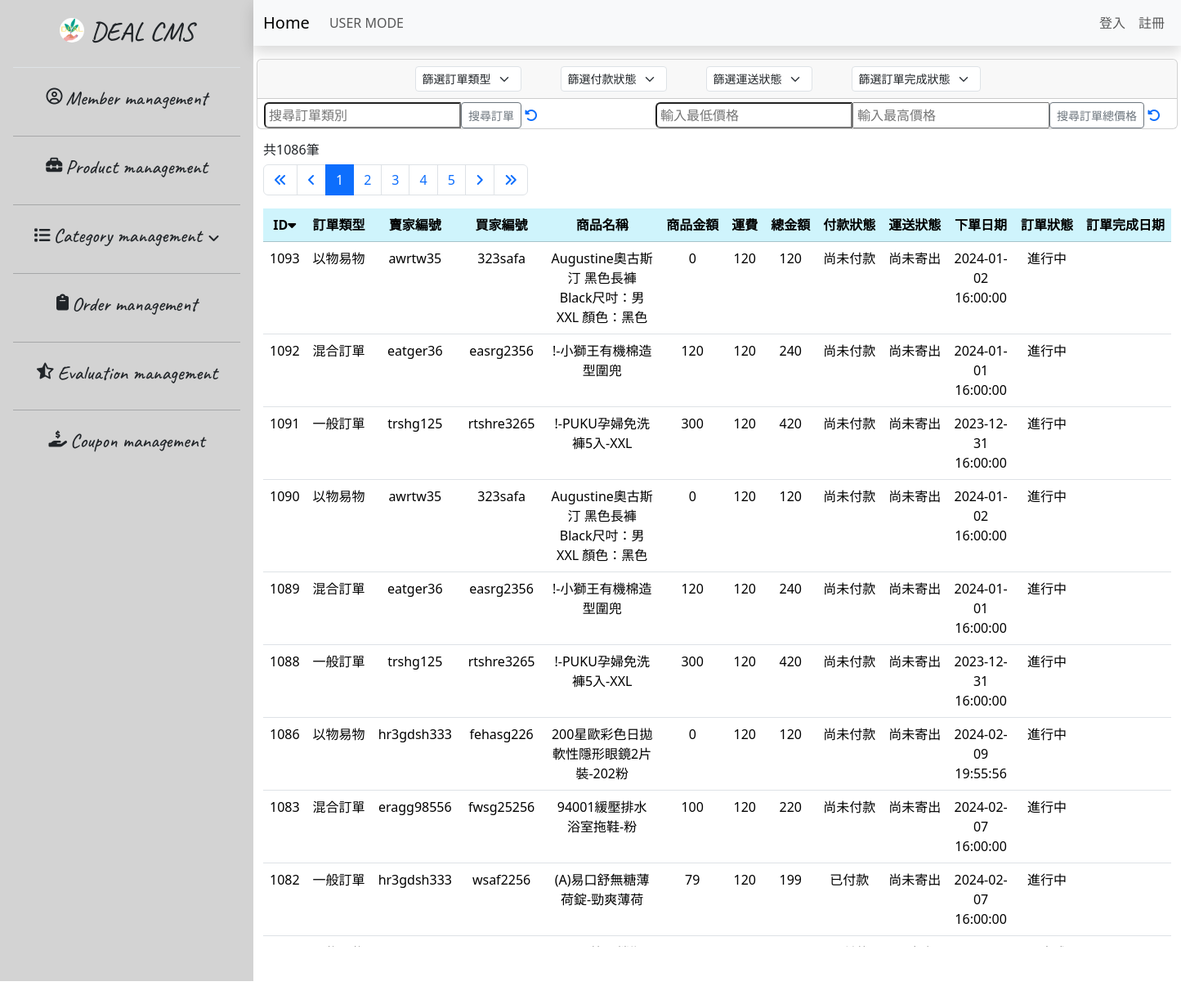
/41.order_list-no-admin.php, run on the app's committed database.
### tables this page shows
CREATE TABLE `orders` (
  `id` int NOT NULL,
  `order_type` varchar(10) NOT NULL,
  `seller_id` varchar(20) NOT NULL,
  `buyer_id` varchar(20) NOT NULL,
  `product_id` int NOT NULL,
  `shipment_fee` int NOT NULL,
  `payment_status` varchar(10) NOT NULL,
  `shipment_status` varchar(10) NOT NULL,
  `order_date` timestamp NOT NULL DEFAULT CURRENT_TIMESTAMP,
  `complete_status` varchar(10) NOT NULL,
  `complete_date` varchar(30) DEFAULT NULL
);

CREATE TABLE `products` (
  `id` int NOT NULL,
  `seller_id` varchar(20) NOT NULL,
  `main_category` int NOT NULL,
  `sub_category` varchar(20) NOT NULL,
  `product_photos` varchar(300) NOT NULL,
  `product_name` varchar(60) NOT NULL,
  `product_price` int NOT NULL,
  `product_quantity` int NOT NULL,
  `product_intro` varchar(500) DEFAULT NULL,
  `carbon_points_available` int NOT NULL,
  `created_at` timestamp NOT NULL DEFAULT CURRENT_TIMESTAMP,
  `edit_new` timestamp NOT NULL DEFAULT CURRENT_TIMESTAMP,
  `status_now` varchar(10) NOT NULL
);

### 41.order_list-no-admin.php (the view, shortened to what this page needs)
<?php
require __DIR__ . '/0.parts/pdo-connect.php';
$page = isset($_GET['page']) ? intval($_GET['page']) : 1;
$perPage = 25;
$t_sql = "SELECT COUNT(1) FROM orders";
$totalRows = $pdo->query($t_sql)->fetch(PDO::FETCH_NUM)[0];
$totalPages = ceil($totalRows / $perPage);
if ($totalRows) {
    $sql = sprintf("SELECT orders.id, order_type, orders.seller_id, buyer_id, product_id, shipment_fee, payment_status, shipment_status, order_date, complete_status, complete_date, product_name, product_price FROM orders JOIN products ON orders.product_id = products.id ORDER BY id DESC LIMIT %s, %s", ($page - 1) * $perPage, $perPage);
    $rows = $pdo->query($sql)->fetchAll();
}
?>
<?php include __DIR__ . '/0.parts/html-head.php' ?>
<?php include __DIR__ . '/0.parts/sidebar.php' ?>
<div class="container-fluid px-0 mx-0">
    <?php include __DIR__ . '/0.parts/navbar.40_order.php' ?>
    <div class="container-fluid table-bordered table-striped overflow-auto">
        <div class="row mt-3">
            <div class="col">
                <h6>共<?= $totalRows ?>筆</h6>
                <nav aria-label="Page navigation example">
                    <ul class="pagination">
                        <li class="page-item">
                            <a class="page-link" href="?page=1">
                                <i class="fa-solid fa-angles-left"></i>
                            </a>
                        </li>
                        <li class="page-item">
                            <a class="page-link" href="?page=<?= $page != 1 ? $page - 1 : 1 ?>">
                                <i class="fa-solid fa-angle-left"></i>
                            </a>
                        </li>
                        <?php $visiblePageRange = 5;
                        $startPage = max(1, $page - floor($visiblePageRange / 2));
                        $endPage = min($totalPages, $startPage + $visiblePageRange - 1); ?>
                        <?php for ($i = $startPage; $i <= $endPage; $i++) : ?>
                            <li class="page-item <?= $page == $i ? 'active' : '' ?>">
                                <a class="page-link" href="?page=<?= $i ?>"><?= $i ?></a>
                            </li>
                        <?php endfor ?>
                        <li class="page-item">
                            <a class="page-link" href="?page=<?= $page != 45 ? $page + 1 : 45 ?>">
                                <i class="fa-solid fa-angle-right"></i>
                            </a>
                        </li>
                        <li class="page-item">
                            <a class="page-link" href="?page=45">
                                <i class="fa-solid fa-angles-right"></i>
                            </a>
                        </li>
                    </ul>
                </nav>
            </div>
        </div>
        <div class="row">
            <div class="col">
                <table id="myTable" class="table table-hover sortable-table">
                    <thead>
                        <tr class="table-info text-center">
                            <th>ID<i id="sortIcon" class="fa-solid fa-caret-down" onclick="sortTable()" title="變更排序"></th>
                            <th class="text-nowrap">訂單類型</th>
                            <th>賣家編號</th>
                            <th>買家編號</th>
                            <th>商品名稱</th>
                            <th class="text-nowrap">商品金額</th>
                            <th class="text-nowrap">運費</th>
                            <th class="text-nowrap">總金額</th>
                            <th class="text-nowrap">付款狀態</th>
                            <th class="text-nowrap">運送狀態</th>
                            <th>下單日期</th>
                            <th class="text-nowrap">訂單狀態</th>
                            <th class="text-nowrap">訂單完成日期</th>
                        </tr>
                    </thead>
                    <tbody>
                        <?php foreach ($rows as $r) : ?>
                            <tr class="text-center">
                                <td><?= $r['id'] ?></td>
                                <td><?= $r['order_type'] ?></td>
                                <td><?= $r['seller_id'] ?></td>
                                <td><?= $r['buyer_id'] ?></td>
                                <td><?= $r['product_name'] ?></td>
                                <td><?= ($r['order_type'] == '以物易物') ? '0' : $r['product_price'] ?></td>
                                <td><?= $r['shipment_fee'] ?></td>
                                <td><?= ($r['order_type'] == '以物易物') ? '0' + $r['shipment_fee'] : $r['product_price'] + $r['shipment_fee'] ?></td>
                                <td><?= $r['payment_status'] ?></td>
                                <td><?= $r['shipment_status'] ?></td>
                                <td><?= $r['order_date'] ?></td>
                                <td class="completeStatus" id="statusText<?= $r['id'] ?>"><?= $r['complete_status'] ?></td>
                                <td id="completeTime<?= $r['id'] ?>" class="completeTime"><?= $r['complete_date'] ?></td>
                            </tr>
                        <?php endforeach ?>
                    </tbody>
                </table>
            </div>
        </div>
    </div>
</div>
<?php include __DIR__ . '/0.parts/html-foot.php' ?>

### 0.parts/html-head.php (style rules this page uses)
body { height: 1200px; }

### 41.order_list-no-admin.php (style rules this page uses)
.overflow-auto { height: 1000px; }

### data on the page
orders: id "1093", order_type "以物易物", seller "awrtw35", buyer "323safa", product.product_name "Augustine奧古斯汀 黑色長褲 Black尺吋：男XXL 顏色：黑色", shipment_fee "120", payment_status "尚未付款", shipment_status "尚未寄出", order_date "2024-01-02 16:00:00", complete_status "進行中"
orders: id "1092", order_type "混合訂單", seller "eatger36", buyer "easrg2356", product.product_name "!-小獅王有機棉造型圍兜", product.product_price "120", shipment_fee "120", $r['product_price'] + $r['shipment_fee'] "240", payment_status "尚未付款", shipment_status "尚未寄出", order_date "2024-01-01 16:00:00", complete_status "進行中"
orders: id "1091", order_type "一般訂單", seller "trshg125", buyer "rtshre3265", product.product_name "!-PUKU孕婦免洗褲5入-XXL", product.product_price "300", shipment_fee "120", $r['product_price'] + $r['shipment_fee'] "420", payment_status "尚未付款", shipment_status "尚未寄出", order_date "2023-12-31 16:00:00", complete_status "進行中"
orders: id "1090", order_type "以物易物", seller "awrtw35", buyer "323safa", product.product_name "Augustine奧古斯汀 黑色長褲 Black尺吋：男XXL 顏色：黑色", shipment_fee "120", payment_status "尚未付款", shipment_status "尚未寄出", order_date "2024-01-02 16:00:00", complete_status "進行中"
orders: id "1089", order_type "混合訂單", seller "eatger36", buyer "easrg2356", product.product_name "!-小獅王有機棉造型圍兜", product.product_price "120", shipment_fee "120", $r['product_price'] + $r['shipment_fee'] "240", payment_status "尚未付款", shipment_status "尚未寄出", order_date "2024-01-01 16:00:00", complete_status "進行中"
orders: id "1088", order_type "一般訂單", seller "trshg125", buyer "rtshre3265", product.product_name "!-PUKU孕婦免洗褲5入-XXL", product.product_price "300", shipment_fee "120", $r['product_price'] + $r['shipment_fee'] "420", payment_status "尚未付款", shipment_status "尚未寄出", order_date "2023-12-31 16:00:00", complete_status "進行中"
orders: id "1086", order_type "以物易物", seller "hr3gdsh333", buyer "fehasg226", product.product_name "200星歐彩色日拋軟性隱形眼鏡2片裝-202粉", shipment_fee "120", payment_status "尚未付款", shipment_status "尚未寄出", order_date "2024-02-09 19:55:56", complete_status "進行中"
orders: id "1083", order_type "混合訂單", seller "eragg98556", buyer "fwsg25256", product.product_name "94001緩壓排水浴室拖鞋-粉", product.product_price "100", shipment_fee "120", $r['product_price'] + $r['shipment_fee'] "220", payment_status "尚未付款", shipment_status "尚未寄出", order_date "2024-02-07 16:00:00", complete_status "進行中"
orders: id "1082", order_type "一般訂單", seller "hr3gdsh333", buyer "wsaf2256", product.product_name "(A)易口舒無糖薄荷錠-勁爽薄荷", product.product_price "79", shipment_fee "120", $r['product_price'] + $r['shipment_fee'] "199", payment_status "已付款", shipment_status "尚未寄出", order_date "2024-02-07 16:00:00", complete_status "進行中"

### other printed values
$totalRows "1086"
